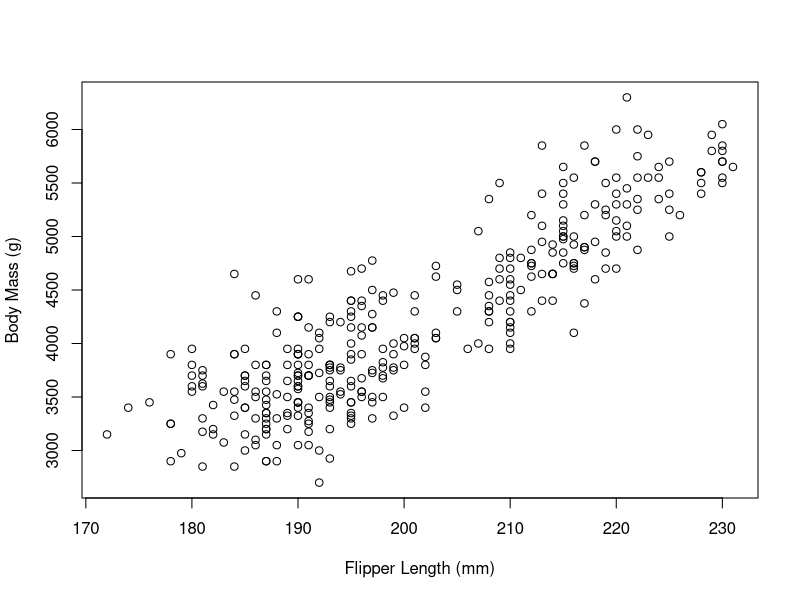
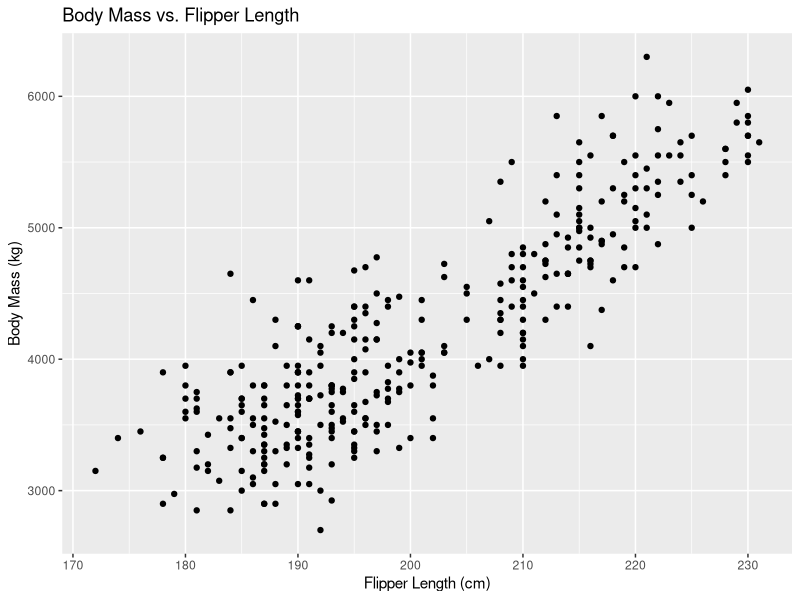
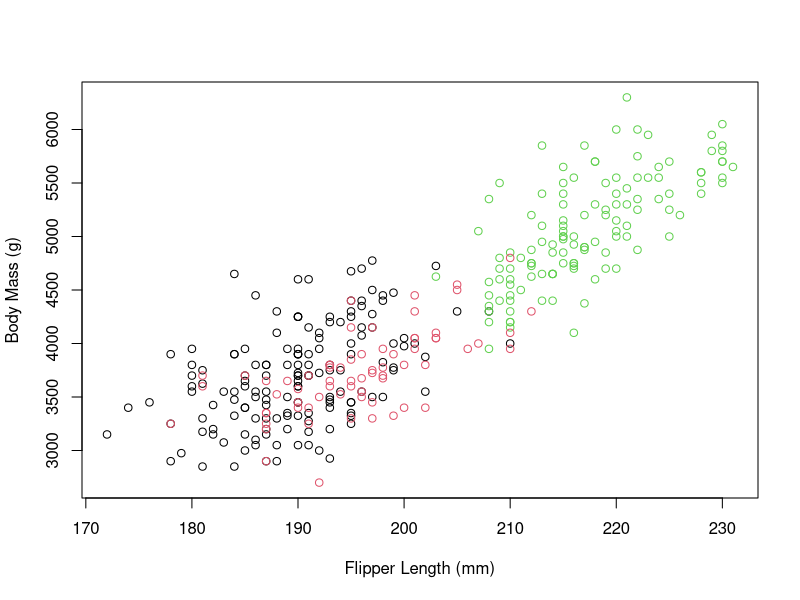
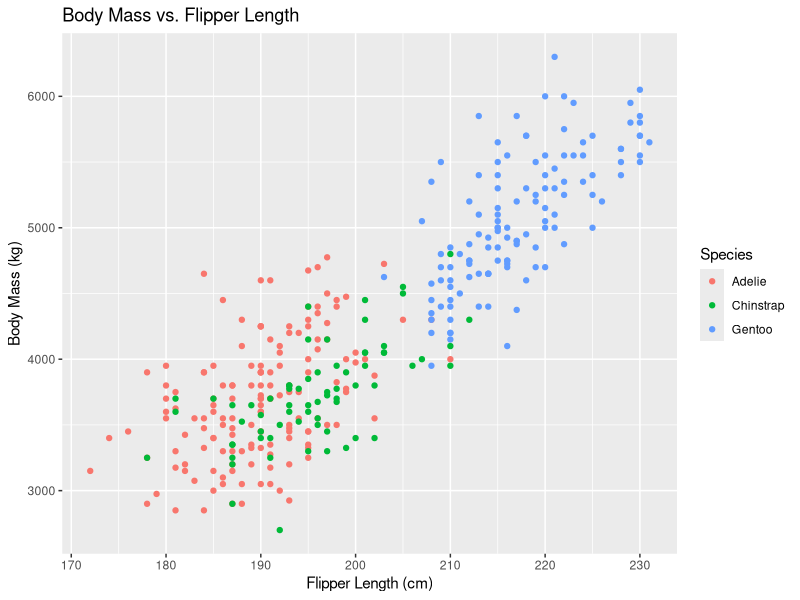
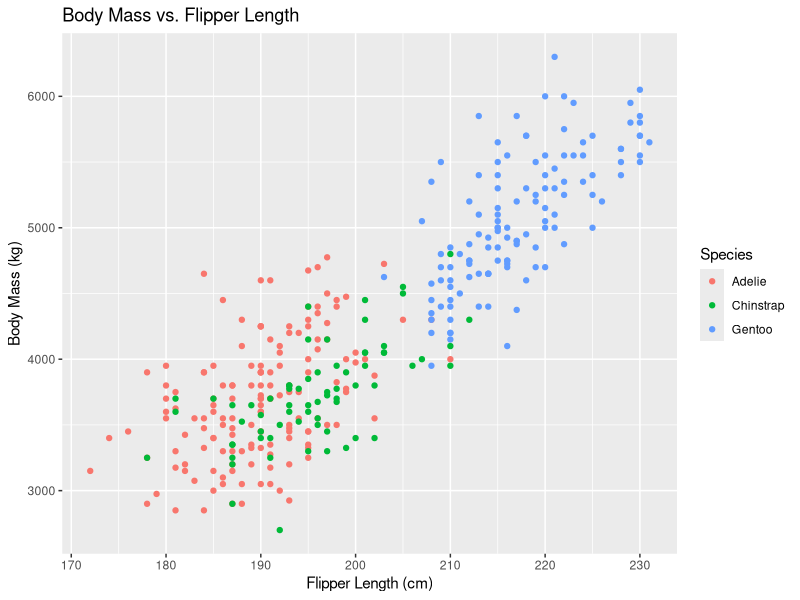
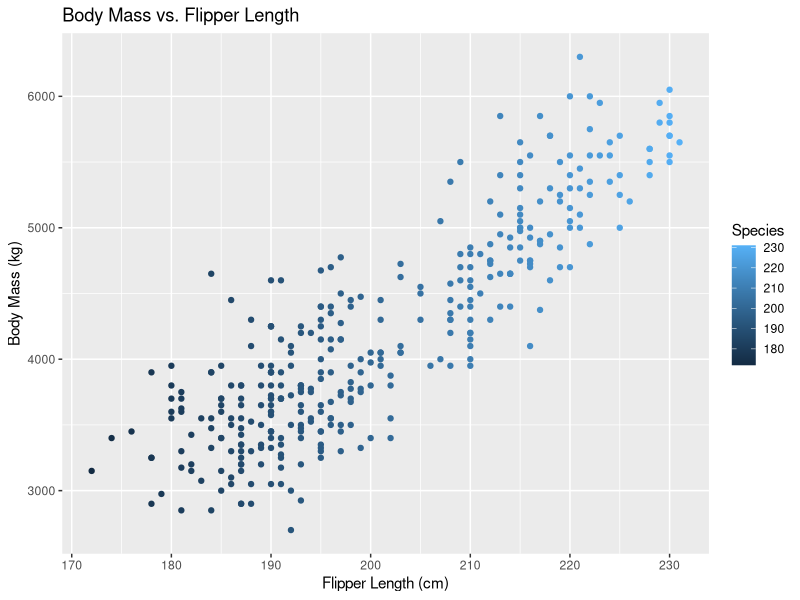
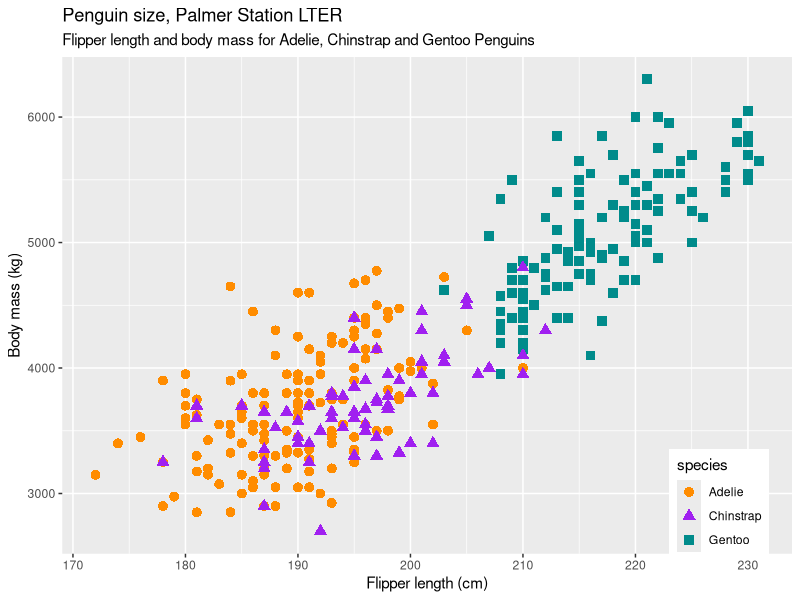
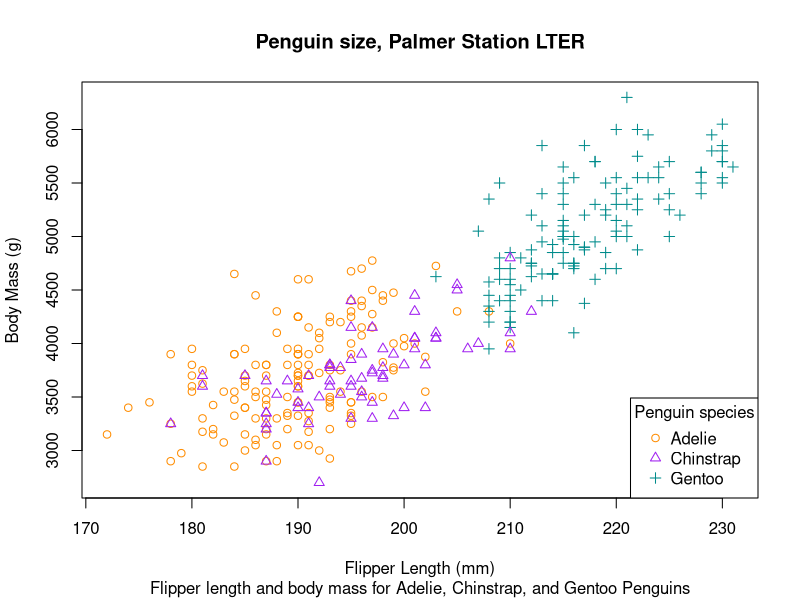

Reproduce these figures in R, in order.
## ---- chunk 1
#standardize figure sizes
knitr::opts_chunk$set(fig.width = 8.5, fig.height = 8.5)
options(tibble.width = Inf)  # Set to Inf to attempt to print all columns of tibbles
## ---- chunk 2
suppressPackageStartupMessages(library(tidyverse))
#install.packages('palmerpenguins')
library(palmerpenguins)
## ---- chunk 3
#what class is our data
class(penguins)

head(penguins)
## ---- chunk 4
head(penguins$flipper_length_mm)
class(penguins$flipper_length_mm)
## ---- chunk 5
#simple base r plot with x and y axis labeled
plot(penguins$flipper_length_mm, penguins$body_mass_g,
     xlab = "Flipper Length (mm)", ylab = "Body Mass (g)")
## ---- chunk 6
# same plot in tidyverse
ggplot(penguins, aes(x = flipper_length_mm, y = body_mass_g,)) +
  geom_point() +
  labs(x = "Flipper Length (cm)", y = "Body Mass (kg)",
       title = "Body Mass vs. Flipper Length")
## ---- chunk 7
# color dots by species
plot(penguins$flipper_length_mm, penguins$body_mass_g,
     xlab = "Flipper Length (mm)", ylab = "Body Mass (g)",
     col = penguins$species) 

ggplot(penguins, aes(x = flipper_length_mm, y = body_mass_g, color = species)) +
  geom_point() +
  labs(x = "Flipper Length (cm)", y = "Body Mass (kg)",
       title = "Body Mass vs. Flipper Length",
       color = "Species")
## ---- chunk 8
ggplot(penguins, aes(x = flipper_length_mm, y = body_mass_g)) +
  geom_point(aes(color = species)) +
  labs(x = "Flipper Length (cm)", y = "Body Mass (kg)",
       title = "Body Mass vs. Flipper Length",
       color = "Species")
## ---- chunk 9
ggplot(penguins, aes(x = flipper_length_mm, y = body_mass_g, color = species)) +
  geom_point(aes(color = flipper_length_mm)) +
  labs(x = "Flipper Length (cm)", y = "Body Mass (kg)",
       title = "Body Mass vs. Flipper Length",
       color = "Species")
## ---- chunk 10
# Even more complex example with custom labels, colors, and fig legend position
ggplot(data = penguins, aes(x = flipper_length_mm, y = body_mass_g)) +
  geom_point(aes(color = species, shape = species), size = 3) +
  scale_color_manual(values = c("darkorange","purple","cyan4")) +
  labs(title = "Penguin size, Palmer Station LTER",
       subtitle = "Flipper length and body mass for Adelie, Chinstrap and Gentoo Penguins",
       x = "Flipper length (cm)",
       y = "Body mass (kg)") +
  theme(legend.position = c(0.9, 0.1))

#Similar figure using base R
species_colors <- c("darkorange", "purple", "cyan4")

plot(penguins$flipper_length_mm, penguins$body_mass_g,
     xlab = "Flipper Length (mm)", ylab = "Body Mass (g)",
     main = "Penguin size, Palmer Station LTER",
     sub = "Flipper length and body mass for Adelie, Chinstrap, and Gentoo Penguins",
     pch = as.numeric(penguins$species), # Assign shapes based on species
     col = species_colors[penguins$species]) # Assign colors based on species

# Add legend
legend("bottomright", legend = levels(penguins$species),
       col = species_colors, 
       pch = 1:3, #shape codes to legend
       title = "Penguin species")
## ---- chunk 11
# Base R boxplot of body mass values in each species
boxplot(body_mass_g ~ species, data = penguins,
        col = c("darkorange", "purple", "cyan4"),
        main = "Body Mass by Penguin Species",
        xlab = "Species",
        ylab = "Body Mass (g)")

ggplot(data = penguins, aes(x = species, y = body_mass_g)) +
  geom_boxplot(aes(color = species), width = 0.3) +
  labs(x = "Species",
       y = "Body mass (g)")
## ---- chunk 12
# overlay the raw data points using geom_jitter
ggplot(data = penguins, aes(x = species, y = body_mass_g)) +
  geom_boxplot(aes(color = species), width = 0.3, show.legend = FALSE) +
  geom_jitter(aes(color = species), alpha = 0.5, show.legend = FALSE, 
     position = position_jitter(width = 0.2)) +
  labs(x = "Species",
       y = "Body mass (g)")

# Create the boxplot
boxplot(body_mass_g ~ species, data = penguins,
        col = c("darkorange", "purple", "cyan4"),
        main = "Body Mass by Penguin Species",
        xlab = "Species",
        ylab = "Body mass (g)")

# Add overlaid points (jittered). Factor controls the width of the points\
#cex controls their size, and pch controls the symbol
points(jitter(as.numeric(penguins$species), factor = 1.5),
       penguins$body_mass_g,
       pch = 16, cex = 0.8)

# Add custom legend (optional)
legend("bottomright", legend = levels(penguins$species),
       fill = c("darkorange", "purple", "cyan4"),
       title = "Penguin species")
## ---- chunk 13
#fancier, with new colors and labels
ggplot(data = penguins, aes(x = bill_depth_mm)) +
  geom_histogram(aes(fill = species), alpha = 0.5, position = "identity") +
  scale_fill_manual(values = c("darkorange","purple","cyan4")) +
  labs(x = "Flipper length (mm)",
       y = "Frequency",
       title = "Penguin flipper lengths")
## ---- chunk 14
# simple histogram of flipper length
hist(penguins$bill_depth_mm, main = "Histogram of Penguin Bill Depth", xlab = "Bill Depth (mm)")
# a simple histogram of flipper length in ggplot
ggplot(data = penguins, aes(x = bill_depth_mm)) +
  geom_histogram() 
## ---- chunk 15
#change the number of bins to your liking 
hist(penguins$bill_depth_mm, breaks = 30, main = "Histogram of Penguin Bill Depth", xlab = "Bill Depth (mm)")
## ---- chunk 16
ggplot(data = penguins, aes(x = body_mass_g)) +
  geom_histogram(bins = 30) +
  labs(x = "Body Mass (g)", y = "Frequency")
       
ggplot(data = penguins, aes(x = bill_depth_mm)) +
  geom_histogram(binwidth=0.5) 
## ---- chunk 17
# Calculate the mean bill depth for each species
mean_depth <- penguins %>%
  group_by(species) %>%
  summarize(mean_bill_depth = mean(bill_depth_mm, na.rm = TRUE))

# add a line representing the mean to the histogram
ggplot(penguins, aes(x = bill_depth_mm, fill = species)) +
  geom_histogram(aes(fill = species), alpha = 0.5, position = "identity") +
  scale_fill_manual(values = c("darkorange","purple","cyan4")) +
  labs(x = "Flipper length (mm)",
     y = "Frequency",
     title = "Penguin flipper lengths")+
  geom_vline(data = mean_depth, aes(xintercept = mean_bill_depth),
     color = "red", linetype = "dashed", size = 1) +
  geom_text(data = mean_depth, aes(x = mean_bill_depth, y = c(15,10,15),
     label = paste(species, "mean:", round(mean_bill_depth, 2))),
     color = "black", vjust = -0.5, 
     hjust = 0.5, size = 4) 
## ---- chunk 18
# Calculate the mean bill depth for each species
mean_depth <- penguins %>%
  group_by(species) %>%
  summarize(mean_bill_depth = mean(bill_depth_mm, na.rm = TRUE))

# add a line representing the mean to the histogram
ggplot(penguins, aes(x = bill_depth_mm, fill = species)) +
  geom_histogram(aes(fill = species), alpha = 0.5, position = "identity") +
  scale_fill_manual(values = c("darkorange","purple","cyan4")) +
  labs(x = "Flipper length (mm)",
     y = "Frequency",
     title = "Penguin flipper lengths")+
  geom_vline(data = mean_depth, aes(xintercept = mean_bill_depth),
     color = "red", linetype = "dashed", size = 1) +
  geom_text(data = mean_depth, aes(x = mean_bill_depth, y = c(15,10,15),
     label = paste(species, "mean:", round(mean_bill_depth, 2))),
     color = "black", vjust = -0.5, 
     hjust = 0.5, size = 4) 
## ---- chunk 19
# Scatter plots with facet_grid
ggplot(data = penguins, aes(x = flipper_length_mm, y = body_mass_g)) +
  geom_point(aes(color = species, shape = species), size = 3) +
  scale_color_manual(values = c("darkorange","purple","cyan4")) +
  labs(title = "Penguin size, Palmer Station LTER",
       subtitle = "Flipper length and body mass for Adelie, Chinstrap and Gentoo Penguins",
       x = "Flipper length (cm)",
       y = "Body mass (kg)",
       color = "Penguin species",
       shape = "Penguin species") +
  theme(legend.position = c(0.9, 0.1), # x and y on a relative scale (0-1)
        plot.title.position = "plot",
        plot.caption = element_text(hjust = 0, face= "italic"),
        plot.caption.position = "plot") +
  facet_grid(. ~ year) 

#Boxplots with facet_grid
ggplot(data = penguins, aes(x = species, y = body_mass_g)) +
  geom_boxplot(aes(color = species), width = 0.3, show.legend = FALSE) +
  geom_jitter(aes(color = species), alpha = 0.5, show.legend = FALSE, position = position_jitter(width = 0.2)) +
  labs(x = "Species",
       y = "Body mass (g)") +
  facet_grid(. ~ year) 

# Histograms with facet_grid for year
ggplot(penguins, aes(x = bill_depth_mm, fill = species)) +
  geom_histogram(aes(fill = species), 
     alpha = 0.5, 
     position = "identity",
     binwidth=0.5) +
  scale_fill_manual(values = c("darkorange","purple","cyan4")) +
  labs(x = "Flipper length (mm)",
     y = "Frequency",
     title = "Penguin flipper lengths")+
  geom_vline(data = mean_depth, aes(xintercept = mean_bill_depth),
     color = "red", linetype = "dashed", size = 1) +
  geom_text(data = mean_depth, aes(x = mean_bill_depth, y = c(10,7,5,10,7,5,10,7,5),
     label = paste(species, "mean:", round(mean_bill_depth, 2))),
     color = "black", vjust = -0.3, hjust = 0.5, size = 4) +
  facet_grid(year ~ .) 
